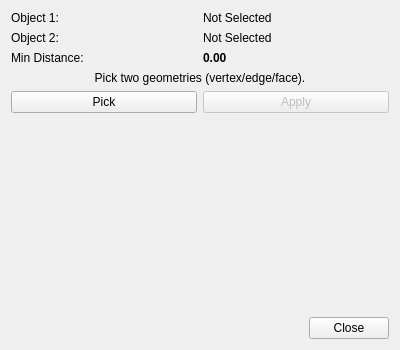
<?xml version="1.0" encoding="UTF-8"?>
<ui version="4.0">
 <class>WidgetMinimumDistance</class>
 <widget class="QWidget" name="WidgetMinimumDistance">
  <property name="geometry">
   <rect>
    <x>0</x>
    <y>0</y>
    <width>400</width>
    <height>350</height>
   </rect>
  </property>
  <property name="windowTitle">
   <string>Measure Minimum Distance</string>
  </property>
  <layout class="QVBoxLayout" name="verticalLayout">
   <item>
    <layout class="QGridLayout" name="gridLayout">
     <item row="0" column="0">
      <widget class="QLabel" name="labelObj1">
       <property name="text">
        <string>Object 1:</string>
       </property>
      </widget>
     </item>
     <item row="0" column="1">
      <widget class="QLabel" name="labelObj1Value">
       <property name="text">
        <string>Not Selected</string>
       </property>
       <property name="wordWrap">
        <bool>true</bool>
       </property>
      </widget>
     </item>
     <item row="1" column="0">
      <widget class="QLabel" name="labelObj2">
       <property name="text">
        <string>Object 2:</string>
       </property>
      </widget>
     </item>
     <item row="1" column="1">
      <widget class="QLabel" name="labelObj2Value">
       <property name="text">
        <string>Not Selected</string>
       </property>
       <property name="wordWrap">
        <bool>true</bool>
       </property>
      </widget>
     </item>
     <item row="2" column="0">
      <widget class="QLabel" name="labelDistance">
       <property name="text">
        <string>Min Distance:</string>
       </property>
      </widget>
     </item>
     <item row="2" column="1">
      <widget class="QLabel" name="labelDistanceValue">
       <property name="text">
        <string>0.00</string>
       </property>
       <property name="font">
        <font>
         <weight>75</weight>
         <bold>true</bold>
        </font>
       </property>
      </widget>
     </item>
    </layout>
   </item>
   <item>
    <widget class="QLabel" name="labelStatus">
     <property name="text">
      <string>Pick two geometries (vertex/edge/face).</string>
     </property>
     <property name="alignment">
      <set>Qt::AlignCenter</set>
     </property>
    </widget>
   </item>
   <item>
    <layout class="QHBoxLayout" name="horizontalLayoutPick">
     <item>
      <widget class="QPushButton" name="pushButtonPick">
       <property name="text">
        <string>Pick</string>
       </property>
      </widget>
     </item>
     <item>
      <widget class="QPushButton" name="pushButtonApply">
       <property name="text">
        <string>Apply</string>
       </property>
       <property name="enabled">
        <bool>false</bool>
       </property>
      </widget>
     </item>
    </layout>
   </item>
   <item>
    <spacer name="verticalSpacer">
     <property name="orientation">
      <enum>Qt::Vertical</enum>
     </property>
     <property name="sizeHint" stdset="0">
      <size>
       <width>20</width>
       <height>40</height>
      </size>
     </property>
    </spacer>
   </item>
   <item>
    <layout class="QHBoxLayout" name="horizontalLayout">
     <item>
      <spacer name="horizontalSpacer">
       <property name="orientation">
        <enum>Qt::Horizontal</enum>
       </property>
       <property name="sizeHint" stdset="0">
        <size>
         <width>40</width>
         <height>20</height>
        </size>
       </property>
      </spacer>
     </item>
     <item>
      <widget class="QPushButton" name="pushButtonClose">
       <property name="text">
        <string>Close</string>
       </property>
      </widget>
     </item>
    </layout>
   </item>
  </layout>
 </widget>
 <resources/>
 <connections/>
</ui>
